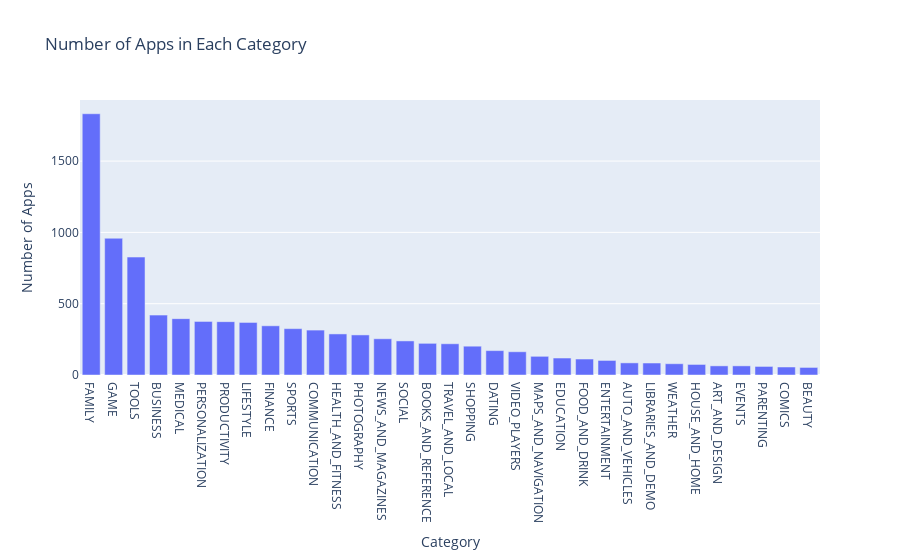

Notebook code for this chart:
### Markdown cell above
### App Category

### Code cell
import plotly.express as px
import pandas as pd

# Assuming 'apps' is a DataFrame containing your data
# Sample data frame for demonstration
# apps = pd.DataFrame({
#     'Category': ['Games', 'Productivity', 'Games', 'Productivity', 'Social']
# })

# Print the total number of unique categories
num_categories = len(apps['Category'].unique())
print('Number of categories = ', num_categories)

# Count the number of apps in each 'Category' and sort them in descending order
num_apps_in_category = apps['Category'].value_counts().sort_values(ascending=False)

# Create a bar chart using plotly express
fig = px.bar(
    x=num_apps_in_category.index,  # x-axis = category name
    y=num_apps_in_category.values, # y-axis = count
    labels={'x': 'Category', 'y': 'Number of Apps'},
    title='Number of Apps in Each Category'
)

# Show the figure
fig.show()

### Figure 1 — Plotly figure (JSON) as saved in the notebook; plotly's stock layout.template omitted (floating-point values rounded to 4 significant figures)
{"data": [{"alignmentgroup": "True", "hovertemplate": "Category=%{x}<br>Number of Apps=%{y}<extra></extra>", "legendgroup": "", "marker": {"color": "#636efa", "pattern": {"shape": ""}}, "name": "", "offsetgroup": "", "orientation": "v", "showlegend": false, "textposition": "auto", "type": "bar", "x": ["FAMILY", "GAME", "TOOLS", "BUSINESS", "MEDICAL", "PERSONALIZATION", "PRODUCTIVITY", "LIFESTYLE", "FINANCE", "SPORTS", "COMMUNICATION", "HEALTH_AND_FITNESS", "PHOTOGRAPHY", "NEWS_AND_MAGAZINES", "SOCIAL", "BOOKS_AND_REFERENCE", "TRAVEL_AND_LOCAL", "SHOPPING", "DATING", "VIDEO_PLAYERS", "MAPS_AND_NAVIGATION", "EDUCATION", "FOOD_AND_DRINK", "ENTERTAINMENT", "AUTO_AND_VEHICLES", "LIBRARIES_AND_DEMO", "WEATHER", "HOUSE_AND_HOME", "ART_AND_DESIGN", "EVENTS", "PARENTING", "COMICS", "BEAUTY"], "xaxis": "x", "y": [1832, 959, 827, 420, 395, 376, 374, 369, 345, 325, 315, 288, 281, 254, 239, 222, 219, 202, 171, 163, 131, 119, 112, 102, 85, 84, 79, 74, 64, 64, 60, 56, 53], "yaxis": "y"}], "layout": {"barmode": "relative", "legend": {"tracegroupgap": 0}, "title": {"text": "Number of Apps in Each Category"}, "xaxis": {"anchor": "y", "domain": [0, 1], "title": {"text": "Category"}}, "yaxis": {"anchor": "x", "domain": [0, 1], "title": {"text": "Number of Apps"}}}}
